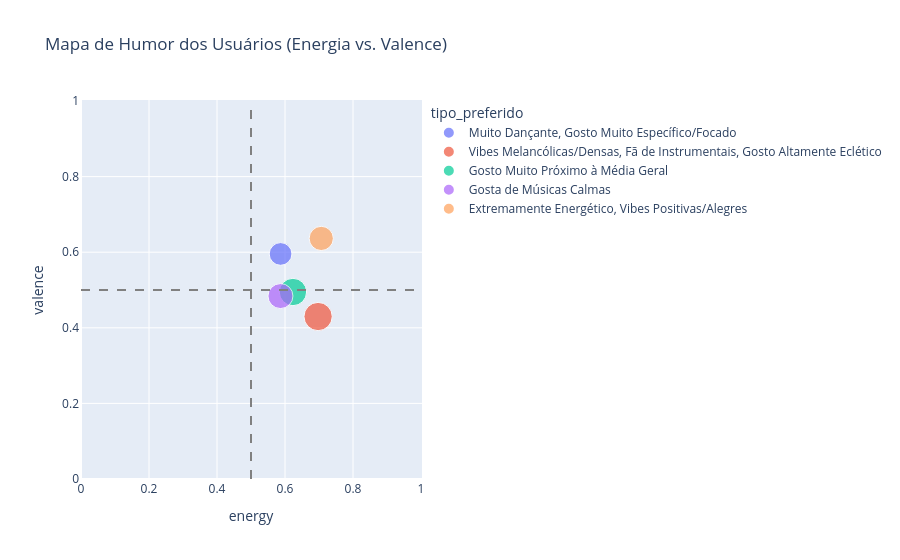

Notebook code cell kept with this figure:
### Code cell
# Etapa: Visualização - Scatter plot Energia x Valence
fig = px.scatter(
    user_profiles,
    x="energy",
    y="valence",
    color="tipo_preferido",
    size="diversidade_musical",
    hover_name=user_profiles.index,
    title="Mapa de Humor dos Usuários (Energia vs. Valence)"
)

fig.update_layout(shapes=[
    dict(type='line', x0=0.5, y0=0, x1=0.5, y1=1, line=dict(dash='dash', color='gray')),
    dict(type='line', x0=0, y0=0.5, x1=1, y1=0.5, line=dict(dash='dash', color='gray'))
])

fig.show()

### Figure 1 — Plotly figure (JSON) as saved in the notebook; plotly's stock layout.template omitted (floating-point values rounded to 4 significant figures)
{"data": [{"hovertemplate": "<b>%{hovertext}</b><br><br>tipo_preferido=Muito Dançante, Gosto Muito Específico/Focado<br>energy=%{x}<br>valence=%{y}<br>diversidade_musical=%{marker.size}<extra></extra>", "hovertext": ["bruno"], "legendgroup": "Muito Dançante, Gosto Muito Específico/Focado", "marker": {"color": "#636efa", "size": [0.145], "sizemode": "area", "sizeref": 0.0005622, "symbol": "circle"}, "mode": "markers", "name": "Muito Dançante, Gosto Muito Específico/Focado", "orientation": "v", "showlegend": true, "type": "scatter", "x": [0.587], "xaxis": "x", "y": [0.5954], "yaxis": "y"}, {"hovertemplate": "<b>%{hovertext}</b><br><br>tipo_preferido=Vibes Melancólicas/Densas, Fã de Instrumentais, Gosto Altamente Eclético<br>energy=%{x}<br>valence=%{y}<br>diversidade_musical=%{marker.size}<extra></extra>", "hovertext": ["giovanna"], "legendgroup": "Vibes Melancólicas/Densas, Fã de Instrumentais, Gosto Altamente Eclético", "marker": {"color": "#EF553B", "size": [0.2249], "sizemode": "area", "sizeref": 0.0005622, "symbol": "circle"}, "mode": "markers", "name": "Vibes Melancólicas/Densas, Fã de Instrumentais, Gosto Altamente Eclético", "orientation": "v", "showlegend": true, "type": "scatter", "x": [0.6974], "xaxis": "x", "y": [0.4298], "yaxis": "y"}, {"hovertemplate": "<b>%{hovertext}</b><br><br>tipo_preferido=Gosto Muito Próximo à Média Geral<br>energy=%{x}<br>valence=%{y}<br>diversidade_musical=%{marker.size}<extra></extra>", "hovertext": ["gustavo"], "legendgroup": "Gosto Muito Próximo à Média Geral", "marker": {"color": "#00cc96", "size": [0.2105], "sizemode": "area", "sizeref": 0.0005622, "symbol": "circle"}, "mode": "markers", "name": "Gosto Muito Próximo à Média Geral", "orientation": "v", "showlegend": true, "type": "scatter", "x": [0.6233], "xaxis": "x", "y": [0.4947], "yaxis": "y"}, {"hovertemplate": "<b>%{hovertext}</b><br><br>tipo_preferido=Gosta de Músicas Calmas<br>energy=%{x}<br>valence=%{y}<br>diversidade_musical=%{marker.size}<extra></extra>", "hovertext": ["karina"], "legendgroup": "Gosta de Músicas Calmas", "marker": {"color": "#ab63fa", "size": [0.1754], "sizemode": "area", "sizeref": 0.0005622, "symbol": "circle"}, "mode": "markers", "name": "Gosta de Músicas Calmas", "orientation": "v", "showlegend": true, "type": "scatter", "x": [0.5866], "xaxis": "x", "y": [0.484], "yaxis": "y"}, {"hovertemplate": "<b>%{hovertext}</b><br><br>tipo_preferido=Extremamente Energético, Vibes Positivas/Alegres<br>energy=%{x}<br>valence=%{y}<br>diversidade_musical=%{marker.size}<extra></extra>", "hovertext": ["rafaella"], "legendgroup": "Extremamente Energético, Vibes Positivas/Alegres", "marker": {"color": "#FFA15A", "size": [0.1647], "sizemode": "area", "sizeref": 0.0005622, "symbol": "circle"}, "mode": "markers", "name": "Extremamente Energético, Vibes Positivas/Alegres", "orientation": "v", "showlegend": true, "type": "scatter", "x": [0.7066], "xaxis": "x", "y": [0.6364], "yaxis": "y"}], "layout": {"legend": {"itemsizing": "constant", "title": {"text": "tipo_preferido"}, "tracegroupgap": 0}, "shapes": [{"line": {"color": "gray", "dash": "dash"}, "type": "line", "x0": 0.5, "x1": 0.5, "y0": 0, "y1": 1}, {"line": {"color": "gray", "dash": "dash"}, "type": "line", "x0": 0, "x1": 1, "y0": 0.5, "y1": 0.5}], "title": {"text": "Mapa de Humor dos Usuários (Energia vs. Valence)"}, "xaxis": {"anchor": "y", "domain": [0, 1], "title": {"text": "energy"}}, "yaxis": {"anchor": "x", "domain": [0, 1], "title": {"text": "valence"}}}}
